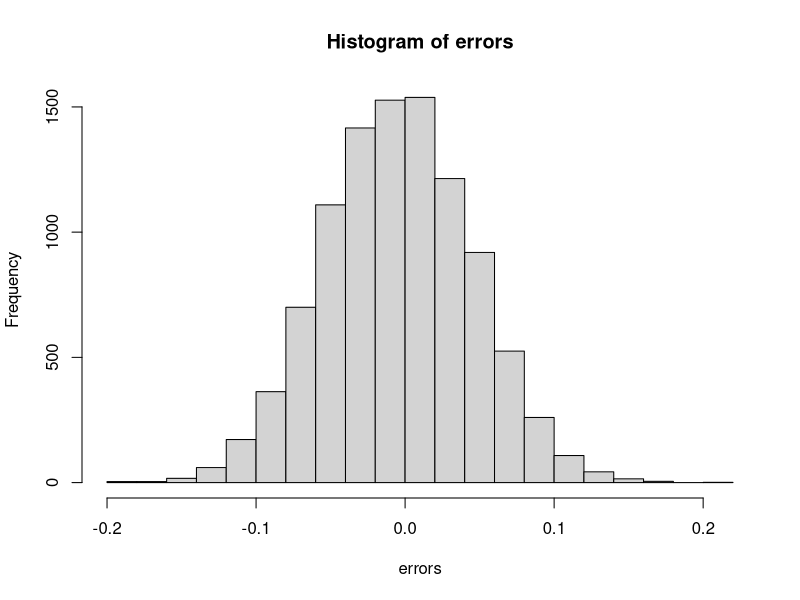
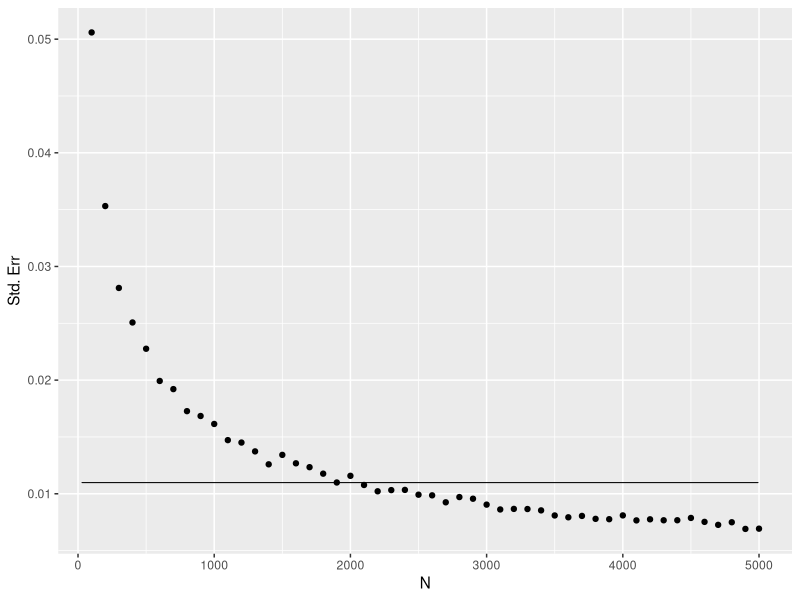

Write R code to recreate these figures, in order.
library(tidyverse)
library(dplyr)

# Q1 ----------------------------------------------------------------------
# 1. Write an urn model function that takes the proportion of Democrats p 
# and the sample size N as arguments and returns the sample average if 
# Democrats are 1s and Republicans are 0s. Call the function take_sample.
take_sample<-function(p,N){
  x<- sample(c(0,1), size=N, replace=TRUE, prob=c(1-p,p))
  mean(x)
}


# Q2 ----------------------------------------------------------------------
# 2. Now assume p <- 0.45 and that your sample size is N=100. Take a sample
# 10,000 times and save the vector of mean(X) - p into an object called 
# errors. Hint: use the function you wrote for exercise 1 to write this in 
# one line of code.
B<-10**4
N<-100
p<-.45
errors<-replicate(B,take_sample(p,N)-p)


# Q3 ----------------------------------------------------------------------
# 3. The vector errors contains, for each simulated sample, the difference 
# between the actual p and our estimate ¯X. We refer to this difference as 
# the error. Compute the average and make a histogram of the errors 
# generated in the Monte Carlo simulation and select which of the following 
# best describes their distributions:

# A. The errors are all about 0.05.
# B. The errors are all about -0.05.
# C. The errors are symmetrically distributed around 0.
# D. The errors range from -1 to 1.

hist(errors)
e_bar<-mean(errors)
# almost zero
# (Ans: C)


# Q4 ----------------------------------------------------------------------
# 4. The error ¯X−p is a random variable. In practice, the error is not 
# observed because we do not know p. Here we observe it because we 
# constructed the simulation. What is the average size of the error if we 
# define the size by taking the absolute value ∣¯X−p∣ ?

e_abs_bar<-mean(abs(errors))
# 0.039232


# Q5 ----------------------------------------------------------------------
# 5. The standard error is related to the typical size of the error we make 
# when predicting. We say size because we just saw that the errors are 
# centered around 0, so thus the average error value is 0. For mathematical 
# reasons related to the Central Limit Theorem, we actually use the standard 
# deviation of errors rather than the average of the absolute values to 
# quantify the typical size. What is this standard deviation of the errors?

round(sd(errors),4)
# 0.0492


# Q6 ----------------------------------------------------------------------
# Theoretical standard deviation of errors or standard error of X:

round((p*(1-p)/N)**.5,4)
# 0.0497


# Q7 ----------------------------------------------------------------------
# 7. In practice, we don’t know p, so we construct an estimate of the 
# theoretical prediction based by plugging in ¯X for p. Compute this 
# estimate. Set the seed at 1 with set.seed(1).
set.seed(1)
x_hat<-replicate(B,take_sample(p,N))
x_bar<-mean(x_hat)
round((x_bar*(1-x_bar)/N)**.5,4)
# .0499


# Q8 ----------------------------------------------------------------------
# 8. Note how close the standard error estimates obtained from the Monte 
# Carlo simulation (exercise 5), the theoretical prediction (exercise 6), 
# and the estimate of the theoretical prediction (exercise 7) are. The 
# theory is working and it gives us a practical approach to knowing the 
# typical error we will make if we predict p with ¯X. Another advantage that 
# the theoretical result provides is that it gives an idea of how large a 
# sample size is required to obtain the precision we need. Earlier we 
# learned that the largest standard errors occur for p=0.5. 
# Create a plot of the largest standard error for N ranging from 100 to 
# 5,000. Based on this plot, how large does the sample size have to be to 
# have a standard error of about 1%?

# A. 100
# B. 500
# C. 2,500
# D. 4,000

take_sample<-function(p,N){
  x<- sample(c(0,1), size=N, replace=TRUE, prob=c(1-p,p))
  mean(x)
}

t<-tibble(N=numeric(), SE=numeric())
s<-seq(100,5000,100)
p<-0.45
B<-10**3
for(n in s){
  errors<-replicate(B,take_sample(p,n)-p)
  se<-sd(errors)
  t<-add_row(t,tibble_row(N=n,SE=se))
  }

t %>% ggplot(aes(N,SE)) +
  geom_point() +
  xlab('N') +
  ylab('Std. Err')

# (Ans: c)


# Q9 ----------------------------------------------------------------------
# 9. For sample size N=100, the central limit theorem tells us that the 
# distribution of ¯X is:
# Ans: b, approximately normal with expected value p and standard error
# √p(1−p)/N.


# Q10 ---------------------------------------------------------------------
# 10. Based on the answer from exercise 8, the error ¯X−p is:
#  Ans: b, approximately normal with expected value 0 and standard error 
# √p(1−p)/N.


# Q11 ---------------------------------------------------------------------
# To corroborate your answer to exercise 9, make a qq-plot of the errors 
# you generated in exercise 2 to see if they follow a normal distribution.
B<-10**4
N<-100
p<-.45
errors<-replicate(B,take_sample(p,N)-p)
qqline(errors, main = "Normal Q-Q Plot",
       xlab = "Theoretical Quantiles", ylab = "Sample Quantiles")


# Q12 ---------------------------------------------------------------------
# 12. If p=0.45 and N=100 as in exercise 2, use the CLT to estimate the 
# probability that ¯X>0.5. You can assume you know p=0.45 for this 
# calculation.
# ¯X-p=.5-.45=.05
# pr(¯X-p>.05)  = 1 - pr(¯X-p<=0.05)
#               = 1 - ( pnorm(.05/se(¯X)) - pnorm(-.05/se(¯X)) )
# se(¯X) = √p(1−p)/N 
p <- 0.45
N <- 100
seXbar <- (p * (1-p) /N)**.5
round(1-(pnorm(.05/seXbar)-pnorm(-1*.05/seXbar)),4)
# Ans= 0.3149


# Q13 ---------------------------------------------------------------------
# 13. Assume you are in a practical situation and you don’t know p. Take a 
# sample of size N=100 and obtain a sample average of ¯X=0.51. What is the 
# CLT approximation for the probability that your error is equal to or 
# larger than 0.01?

# since we do not know p, we can plug ¯X.
p_hat <- 0.51
N <- 100
seXbar <- (p_hat * (1-p_hat) /N)**.5
round(pnorm(.01/seXbar)-pnorm(-1*.01/seXbar),4)
# Ans= .1586
